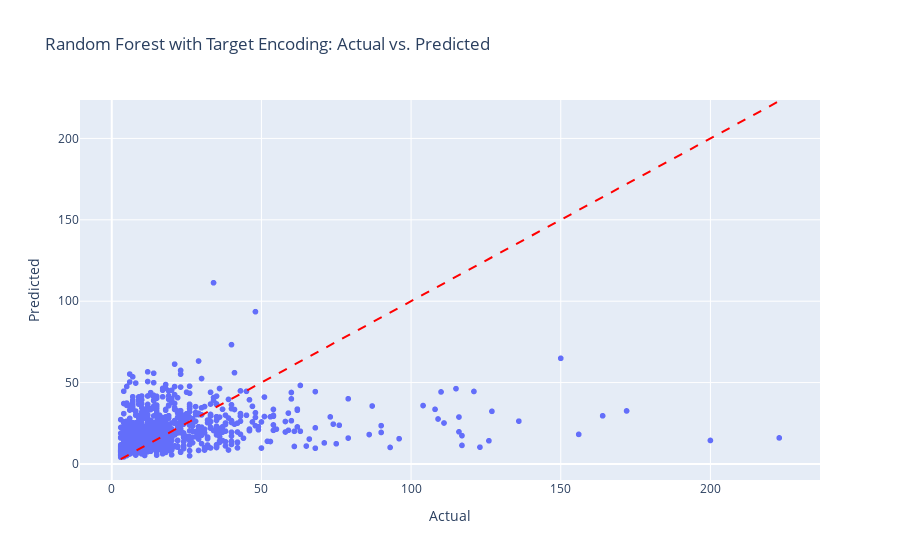

Notebook source saved alongside this figure:
### Markdown cell above
## RandomForestRegression

### Code cell
model_rf = RandomForestRegressor(random_state=42)
model_rf.fit(X_train_imputed, y_train)

# Evaluate the model on validation data
y_val_pred_rf = model_rf.predict(X_val_imputed)
rmse_val_rf = (root_mean_squared_error(y_val, y_val_pred_rf))
print(f"RMSE on Validation Set (RandomForest): {rmse_val_rf:.3f}")
plot_actual_vs_pred(y_val, y_val_pred_rf, "Random Forest with Target Encoding")

### Figure 1 — Plotly figure (JSON) as saved in the notebook; plotly's stock layout.template omitted (floating-point values rounded to 4 significant figures; data arrays with more than 128 entries replaced by an {"elided": "..."} marker saying what was removed)
{"data": [{"hovertemplate": "Actual=%{x}<br>Predicted=%{y}<extra></extra>", "legendgroup": "", "marker": {"color": "#636efa", "symbol": "circle"}, "mode": "markers", "name": "", "showlegend": false, "type": "scattergl", "x": {"elided": "1160 int values"}, "xaxis": "x", "y": {"elided": "1160 float values"}, "yaxis": "y"}], "layout": {"legend": {"tracegroupgap": 0}, "shapes": [{"line": {"color": "Red", "dash": "dash"}, "type": "line", "x0": 3, "x1": 223, "y0": 3, "y1": 223}], "title": {"text": "Random Forest with Target Encoding: Actual vs. Predicted"}, "xaxis": {"anchor": "y", "domain": [0, 1], "title": {"text": "Actual"}}, "yaxis": {"anchor": "x", "domain": [0, 1], "title": {"text": "Predicted"}}}}
